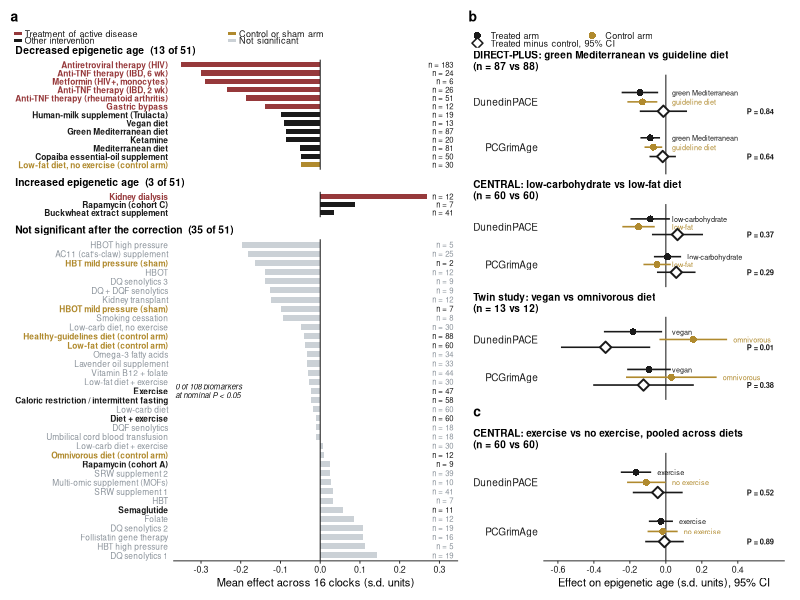
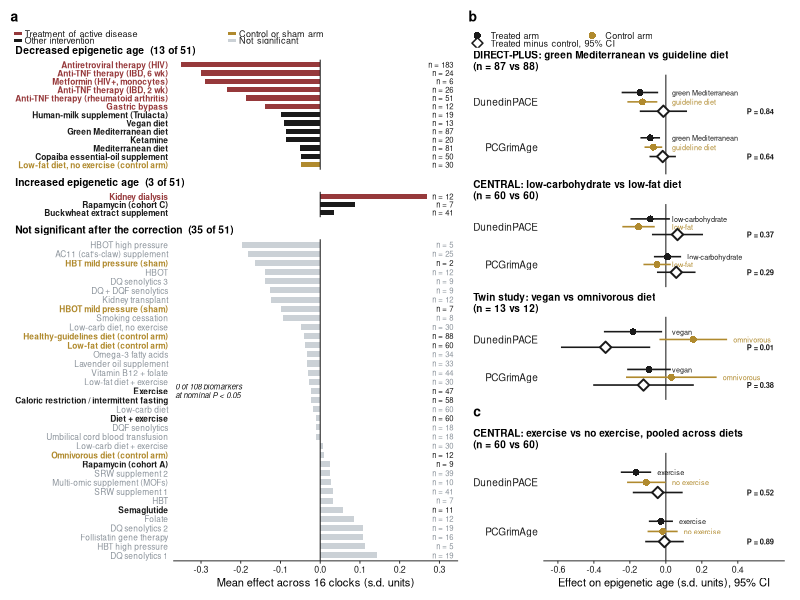

Here is the R script that generated these plots, in order:
# Figure 1, ggplot2 (R). Data from the article's own Supplementary Table 1.
suppressPackageStartupMessages({library(ggplot2); library(patchwork)})

CDIS<-"#96393B"; CREF<-"#B08A2E"; CLON<-"#33536E"; CNS<-"#CBD1D6"; INK<-"#1A1A1A"; GREY<-"#8A929A"
fmt <- function(x) sprintf("%.1f", x)
fmt2 <- function(x) sprintf("%.2f", x)
base <- theme_classic(base_size=8, base_family="Helvetica") +
  theme(axis.line=element_line(linewidth=.3, colour=INK),
        axis.ticks=element_line(linewidth=.3, colour=INK),
        axis.text=element_text(colour=INK),
        plot.title=element_text(face="bold", size=8, hjust=0, margin=margin(b=2)),
        plot.title.position="plot",
        plot.margin=margin(2,4,2,2))

a <- read.csv("fig_data_a.csv")
XL <- c(-.37, .34)
block <- function(grp, title, show_x, annotate_ex=FALSE){
  d <- a[a$group==grp, ]
  d <- if(grp=="inc") d[order(d$mean, decreasing=TRUE), ] else d[order(d$mean), ]
  d$label <- factor(d$label, levels=rev(d$label))   # first row ends up at TOP
  d$cat <- factor(d$cat, levels=c("dis","ref","lon","ns"))
  face <- ifelse(d$cat[match(levels(d$label), d$label)]!="ns" |
                 d$notable[match(levels(d$label), d$label)]==1, "bold", "plain")
  col  <- with(d[match(levels(d$label), d$label), ],
               ifelse(cat=="dis", CDIS, ifelse(cat=="ref", CREF,
               ifelse(cat=="lon", INK, ifelse(notable==1, INK, GREY)))))
  ncol_ink <- with(d, ifelse(cat!="ns" | notable==1, INK, GREY))
  d$fillcat <- if(grp=="ns") factor("ns", levels=c("dis","ref","lon","ns")) else d$cat
  p <- ggplot(d, aes(mean, label, fill=fillcat)) +
    geom_col(width=.66) +
    geom_vline(xintercept=0, linewidth=.35, colour=INK) +
    geom_text(aes(x=.335, label=paste0("n = ", n)), hjust=1, size=1.95,
              colour=ncol_ink, family="Helvetica") +
    scale_fill_manual(values=c(dis=CDIS, ref=CREF, lon=INK, ns=CNS),
      breaks=c("dis","ref","lon","ns"),
      labels=c("Treatment of active disease",
               "Control or sham arm",
               "Other intervention","Not significant"), drop=FALSE,
      guide=guide_legend(ncol=2, byrow=TRUE)) +
    scale_x_continuous(limits=XL, breaks=seq(-.3,.3,.1), labels=fmt,
                       expand=expansion(mult=c(0,.01))) +
    labs(x=if(show_x) "Mean effect across 16 clocks (s.d. units)" else NULL,
         y=NULL, title=title) +
    base +
    theme(axis.text.y=element_text(size=6, face=face, colour=col),
          axis.line.y=element_blank(), axis.ticks.y=element_blank(),
          legend.position="none")
  if(!show_x) p <- p + theme(axis.text.x=element_blank(), axis.ticks.x=element_blank(),
                             axis.line.x=element_blank())
  if(annotate_ex){
    ex <- d[d$label=="Exercise", ]
    p <- p + geom_text(data=ex, aes(x=-.365, y=label),
      label="0 of 108 biomarkers\nat nominal P < 0.05",
      size=2.0, hjust=0, lineheight=.92, fontface="italic", colour=INK, inherit.aes=FALSE)
  }
  p
}
pa1 <- block("dec", NULL, FALSE) +
  labs(subtitle="Decreased epigenetic age  (13 of 51)") +
  theme(plot.subtitle=element_text(face="bold", size=7.4, margin=margin(b=2)))
pa2 <- block("inc", NULL, FALSE) + labs(subtitle="Increased epigenetic age  (3 of 51)") +
  theme(plot.subtitle=element_text(face="bold", size=7.4, margin=margin(b=2)))
pa3 <- block("ns", NULL, TRUE, annotate_ex=TRUE) + labs(subtitle="Not significant after the correction  (35 of 51)") +
  theme(plot.subtitle=element_text(face="bold", size=7.4, margin=margin(b=2)))
legdat <- data.frame(
  x=c(.12,5.1,.12,5.1), y=c(1,1,0,0),
  cat=c("dis","ref","lon","ns"),
  lab=c("Treatment of active disease",
        "Control or sham arm",
        "Other intervention","Not significant"))
alegend <- ggplot(legdat) +
  geom_tile(aes(x, y, fill=cat), width=.18, height=.42, show.legend=FALSE) +
  geom_text(aes(x+.16, y, label=lab), hjust=0, size=2.3, family="Helvetica", colour=INK) +
  scale_fill_manual(values=c(dis=CDIS, ref=CREF, lon=INK, ns=CNS)) +
  scale_x_continuous(limits=c(-.05, 10.4), expand=c(0,0)) +
  scale_y_continuous(limits=c(-.45, 1.45), expand=c(0,0)) +
  labs(title="a") + theme_void(base_family="Helvetica") +
  theme(plot.title=element_text(face="bold", size=10, family="Helvetica", margin=margin(b=4)),
        plot.title.position="plot", plot.margin=margin(2,4,0,2))

# ---------------- Panel b, v2: three randomized trials, treated vs control vs difference ----------------
d2 <- read.csv("fig1b_v2_data.csv")
d2 <- d2[d2$clock %in% c("DunedinPACE","PCGrimAge"), ]
long <- do.call(rbind, lapply(c("treated","control","diff"), function(s){
  data.frame(trial=d2$trial, clock=d2$clock, series=s,
             est=d2[[s]], lo=d2[[paste0(s,"_lo")]], hi=d2[[paste0(s,"_hi")]],
             p=d2[[paste0(s,"_p")]], n_t=d2$n_treated, n_c=d2$n_control)
}))
long$series <- factor(long$series, levels=c("diff","control","treated"),
  labels=c("Treated minus control","Control arm, pre-post change","Treated arm, pre-post change"))
long$clock <- factor(long$clock, levels=c("PCGrimAge","DunedinPACE"))
long$plab <- ifelse(long$series=="Treated minus control",
                    ifelse(long$p<0.001, "P < 0.001", sprintf("P = %.2f", long$p)), "")
ttl <- c("DIRECT-PLUS"="DIRECT-PLUS: green Mediterranean vs guideline diet\n(n = 87 vs 88)",
         "CENTRAL"="CENTRAL: low-carbohydrate vs low-fat diet\n(n = 60 vs 60)",
         "Twin study"="Twin study: vegan vs omnivorous diet\n(n = 13 vs 12)")
XLB <- c(-.62, .60)
ARMS <- list("DIRECT-PLUS"=c("green Mediterranean","guideline diet"), "CENTRAL"=c("low-carbohydrate","low-fat"), "Twin study"=c("vegan","omnivorous"))
sub <- function(tr, show_x, title_letter=NULL){
  d <- long[long$trial==tr, ]
  d$armlab <- ifelse(d$series=="Treated arm, pre-post change", ARMS[[tr]][1],
              ifelse(d$series=="Control arm, pre-post change", ARMS[[tr]][2], ""))
  p <- ggplot(d, aes(est, clock, colour=series, shape=series)) +
    geom_label(aes(x=ifelse(hi > -.08 & hi < .03, .03, hi+.03), label=armlab), size=1.85, hjust=0, family="Helvetica", fill="white",
              label.size=0, label.padding=unit(.08,"lines"), label.r=unit(0,"lines"),
              position=position_dodge(width=.62), show.legend=FALSE) +
    geom_vline(xintercept=0, linewidth=.35, colour=INK) +
    geom_errorbarh(aes(xmin=lo, xmax=hi), height=0, linewidth=.55,
                   position=position_dodge(width=.62)) +
    geom_point(aes(size=series, stroke=series), fill="white", position=position_dodge(width=.62)) +
    scale_size_manual(values=c(2.4,1.9,1.9), guide="none") + scale_discrete_manual("stroke", values=c(1.0,.7,.7), guide="none") +
    geom_text(aes(x=.45, label=plab), size=1.9, hjust=0, family="Helvetica", fontface="bold",
              colour=INK, position=position_dodge(width=.62), show.legend=FALSE) +
    scale_colour_manual(values=c(INK, CREF, INK), drop=FALSE) +
    scale_shape_manual(values=c(23, 16, 16), drop=FALSE) +
    scale_x_continuous(limits=XLB, breaks=seq(-.6,.4,.2), labels=fmt) +
    labs(x=if(show_x) "Effect on epigenetic age (s.d. units), 95% CI" else NULL,
         y=NULL, subtitle=ttl[[tr]]) +
    base + theme(legend.position="none",
                 plot.subtitle=element_text(face="bold", size=7.2, lineheight=.95, margin=margin(b=2)),
                 axis.text.y=element_text(size=7.2), plot.margin=margin(2,4,0,2),
                 axis.line.y=element_blank(), axis.ticks.y=element_blank(),
                 panel.grid.major.y=element_blank())
  if(!is.null(title_letter)) p <- p + labs(title=title_letter) +
    theme(plot.title=element_text(face="bold", size=10, margin=margin(b=6)))
  if(!show_x) p <- p + theme(axis.text.x=element_blank(), axis.ticks.x=element_blank(),
                             axis.line.x=element_blank())
  p
}
pb1 <- sub("DIRECT-PLUS", FALSE); pb2 <- sub("CENTRAL", FALSE); pb3 <- sub("Twin study", FALSE)

# ---------------- Panel c: CENTRAL exercise vs no exercise ----------------
ex <- read.csv("exercise_contrast_data.csv"); ex <- ex[ex$clock %in% c("DunedinPACE","PCGrimAge"), ]
exl <- do.call(rbind, lapply(c("treated","control","diff"), function(s){
  data.frame(clock=ex$clock, series=s, est=ex[[s]], lo=ex[[paste0(s,"_lo")]], hi=ex[[paste0(s,"_hi")]],
             p=if(s=="diff") ex$diff_p else NA)}))
exl$series <- factor(exl$series, levels=c("diff","control","treated"),
  labels=c("Treated minus control","Control arm, pre-post change","Treated arm, pre-post change"))
exl$clock <- factor(exl$clock, levels=c("PCGrimAge","DunedinPACE"))
exl$plab <- ifelse(exl$series=="Treated minus control", sprintf("P = %.2f", exl$p), "")
exl$armlab <- ifelse(exl$series=="Treated arm, pre-post change","exercise",
             ifelse(exl$series=="Control arm, pre-post change","no exercise",""))
pc <- ggplot(exl, aes(est, clock, colour=series, shape=series)) +
  geom_label(aes(x=ifelse(hi > -.08 & hi < .03, .03, hi+.03), label=armlab), size=1.85, hjust=0, family="Helvetica", fill="white",
            label.size=0, label.padding=unit(.08,"lines"), label.r=unit(0,"lines"),
            position=position_dodge(width=.62), show.legend=FALSE) +
  geom_vline(xintercept=0, linewidth=.35, colour=INK) +
  geom_errorbarh(aes(xmin=lo, xmax=hi), height=0, linewidth=.55, position=position_dodge(width=.62)) +
  geom_point(aes(size=series, stroke=series), fill="white", position=position_dodge(width=.62)) +
  scale_size_manual(values=c(2.4,1.9,1.9), guide="none") + scale_discrete_manual("stroke", values=c(1.0,.7,.7), guide="none") +
  geom_text(aes(x=.45, label=plab), size=1.9, hjust=0, family="Helvetica", fontface="bold", colour=INK,
            position=position_dodge(width=.62), show.legend=FALSE) +
  scale_colour_manual(values=c(INK, CREF, INK), drop=FALSE) +
  scale_shape_manual(values=c(23, 16, 16), drop=FALSE) +
  scale_x_continuous(limits=XLB, breaks=seq(-.6,.4,.2), labels=fmt) +
  labs(x="Effect on epigenetic age (s.d. units), 95% CI", y=NULL, title="c",
       subtitle="CENTRAL: exercise vs no exercise, pooled across diets\n(n = 60 vs 60)") +
  base + theme(legend.position="none",
               plot.title=element_text(face="bold", size=10, margin=margin(b=6)),
               plot.subtitle=element_text(face="bold", size=7.2, lineheight=.95, margin=margin(b=2)),
               axis.text.y=element_text(size=7.2), axis.line.y=element_blank(), axis.ticks.y=element_blank(),
               panel.grid.major.y=element_blank())

blegdat <- data.frame(x=c(.12,2.3,.12), y=c(1,1,0), s=c("t","c","d"),
  lab=c("Treated arm","Control arm","Treated minus control, 95% CI"))
blegend <- ggplot(blegdat) +
  geom_point(aes(x, y, colour=s, shape=s, size=s), fill="white", stroke=.8, show.legend=FALSE) +
  scale_size_manual(values=c(t=1.9,c=1.9,d=2.4)) +
  geom_text(aes(x+.25, y, label=lab), hjust=0, size=2.3, family="Helvetica", colour=INK) +
  scale_colour_manual(values=c(t=INK, c=CREF, d=INK)) + scale_shape_manual(values=c(t=16,c=16,d=23)) +
  scale_x_continuous(limits=c(-.05, 6), expand=c(0,0)) +
  scale_y_continuous(limits=c(-.6, 1.6), expand=c(0,0)) +
  labs(title="b") + theme_void(base_family="Helvetica") +
  theme(plot.title=element_text(face="bold", size=10, family="Helvetica", margin=margin(b=4)),
        plot.title.position="plot", plot.margin=margin(2,4,0,2))
left <- wrap_elements(full=ggplotGrob(alegend))/pa1/pa2/pa3 + plot_layout(heights=c(2.4,13,3,38))
right <- wrap_elements(full=ggplotGrob(blegend))/pb1/pb2/pb3/pc + plot_layout(heights=c(1.5,6,5,5,6.5))
fig <- (left | right) + plot_layout(widths=c(1.18, 1))
ggsave("Figure1.pdf", fig, width=7.2, height=8.6, device="pdf")
ggsave("Figure1.png", fig, width=7.2, height=8.6, dpi=300)
cat("done\n")
